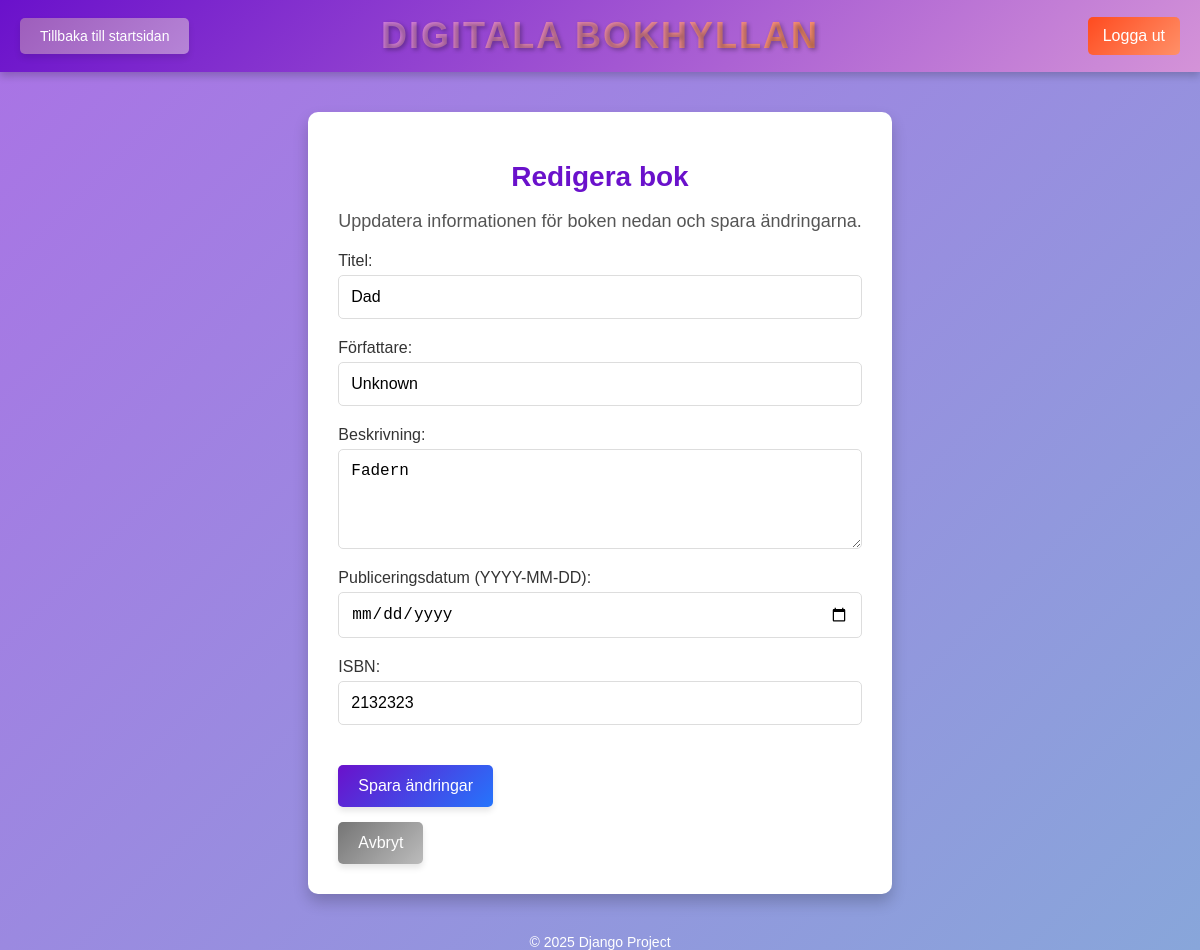
The page /books/edit/2/ (signed in) on the database its author committed.
### books/models.py (models this page shows, shortened)
class Book(models.Model):
    title = models.CharField(max_length=200)
    author = models.CharField(max_length=100)
    description = models.TextField(blank=True, null=True)
    published_date = models.DateField()
    isbn = models.CharField(max_length=13, unique=True)
    created_at = models.DateTimeField(auto_now_add=True)
    updated_at = models.DateTimeField(auto_now=True)

### books/views.py (the view, shortened to what this page needs)
# urls.py: path('books/edit/<int:pk>/', edit_book, name='edit-book'),  # Redigera en bok
def edit_book(request, pk):
    book = get_object_or_404(Book, pk=pk)  # Hämta boken eller visa 404
    return render(request, 'books/edit_book.html', {'book': book})

### books/templates/books/edit_book.html (shortened to what this page needs)
{% extends 'books/base.html' %}
{% block content %}
<div class="edit-book-container">
    <h1 class="main-title">Redigera bok</h1>
    <p class="description">Uppdatera informationen för boken nedan och spara ändringarna.</p>
    <form method="post" class="book-form">
        <div class="form-group">
            <label for="title">Titel:</label>
            <input type="text" name="title" id="title" value="{{ book.title }}" placeholder="Ange bokens titel" required>
        </div>
        <div class="form-group">
            <label for="author">Författare:</label>
            <input type="text" name="author" id="author" value="{{ book.author }}" placeholder="Ange författarens namn" required>
        </div>
        <div class="form-group">
            <label for="description">Beskrivning:</label>
            <textarea name="description" id="description" placeholder="Ange en kort beskrivning av boken">{{ book.description }}</textarea>
        </div>
        <div class="form-group">
            <label for="published_date">Publiceringsdatum (YYYY-MM-DD):</label>
            <input type="date" name="published_date" id="published_date" value="{{ book.published_date }}" required>
        </div>
        <div class="form-group">
            <label for="isbn">ISBN:</label>
            <input type="text" name="isbn" id="isbn" value="{{ book.isbn }}" placeholder="Ange ISBN-nummer" required>
        </div>
        <div class="button-group">
            <button type="submit" class="btn save-btn">Spara ändringar</button>
            <a href="{% url 'book-detail' pk=book.pk %}" class="btn cancel-btn">Avbryt</a>
        </div>
    </form>
</div>
{% endblock %}

### books/static/books/styles.css (style rules this page uses)
body { font-family: Arial, sans-serif; background: linear-gradient(135deg, #aa72e5, #88a6da); color: #333; margin: 0; display: flex; flex-direction: column; min-height: 100vh; }
.main-title { color: #6a11cb; font-size: 32px; text-align: center; margin-bottom: 15px; }
.description { font-size: 18px; text-align: center; color: #555; margin-bottom: 20px; }
.btn { display: inline-block; padding: 10px 20px; font-size: 16px; text-align: center; text-decoration: none; color: white; background: linear-gradient(135deg, #6a11cb, #2575fc); border-radius: 5px; cursor: pointer; transition: background 0.3s ease; }
.btn { display: inline-block; padding: 10px 15px; font-size: 14px; text-align: center; text-decoration: none; color: white; background: linear-gradient(135deg, #6a11cb, #2575fc); border-radius: 5px; cursor: pointer; transition: background 0.3s ease; border: none; }
.main-title { color: #6a11cb; font-size: 28px; text-align: center; margin-bottom: 15px; }
.book-form { display: flex; flex-direction: column; gap: 20px; }
.form-group { display: flex; flex-direction: column; }
.form-group label { font-size: 16px; margin-bottom: 5px; color: #333; }
.form-group input[type="text"], .form-group input[type="date"], .form-group textarea { width: 100%; padding: 12px; font-size: 16px; border: 1px solid #ddd; border-radius: 5px; box-sizing: border-box; transition: border-color 0.3s; }
.form-group textarea { height: 100px; resize: vertical; }
.btn { display: inline-block; padding: 12px 20px; font-size: 16px; color: #fff; text-align: center; text-decoration: none; border-radius: 5px; cursor: pointer; transition: background 0.3s ease, box-shadow 0.3s ease; box-shadow: 0 4px 6px rgba(0, 0, 0, 0.1); }
.edit-book-container { max-width: 600px; margin: 40px auto; padding: 30px; background: #ffffff; border-radius: 10px; box-shadow: 0 8px 15px rgba(0, 0, 0, 0.2); }
.main-title { font-size: 28px; color: #6a11cb; text-align: center; margin-bottom: 15px; }
.description { font-size: 18px; color: #555; text-align: center; margin-bottom: 20px; }
.form-group input, .form-group textarea { width: 100%; padding: 12px; font-size: 16px; border: 1px solid #ddd; border-radius: 5px; box-sizing: border-box; transition: border-color 0.3s ease, box-shadow 0.3s ease; }
.button-group { display: flex; justify-content: space-between; gap: 10px; }
.save-btn { background: linear-gradient(135deg, #6a11cb, #2575fc); }
.cancel-btn { background: linear-gradient(135deg, #757575, #bcbcbc); color: #fff; }
.button-group { display: flex; flex-direction: column; gap: 15px; margin-top: 20px; align-items: flex-start; }

### rows shown on the page
Book: title "Dad", author "Unknown", description "Fadern", isbn "2132323"
